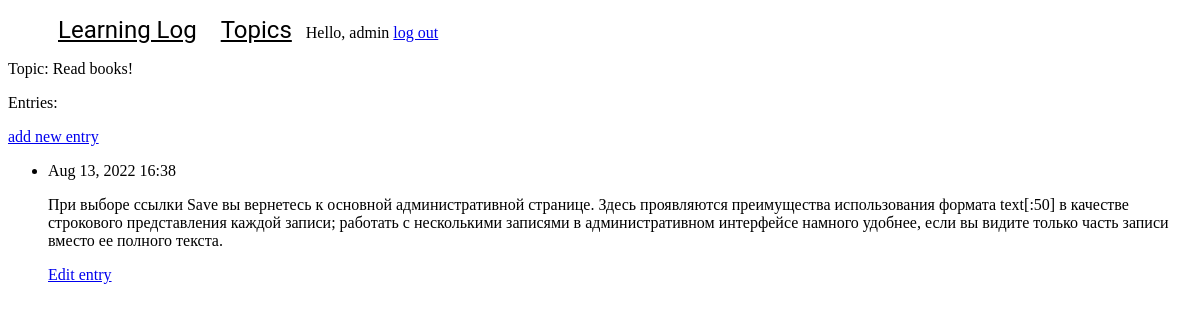
The page /topics/2/ (signed in) on the database its author committed.
### learning_logs/models.py (models this page shows, shortened)
class Topic(models.Model):
    text = models.CharField(max_length=260)
    date_added = models.DateTimeField(auto_now_add=True)
    owner = models.ForeignKey(User, on_delete=models.CASCADE)
    def __str__(self):
        return self.text

class Entry(models.Model):
    topic = models.ForeignKey(Topic, on_delete=models.CASCADE)
    text = models.TextField()
    date_added = models.DateTimeField(auto_now_add=True)
    class Meta:
        verbose_name_plural = 'entries'

### learning_logs/views.py (the view)
# urls.py: path('topics/<int:topic_id>/', views.topic, name='topic'),
@login_required
def topic(request, topic_id):
    topic = Topic.objects.get(id=topic_id)
    if topic.owner != request.user:
        raise Http404
    entries = topic.entry_set.order_by('-date_added')
    context = {'topic': topic, 'entries': entries}
    return render(request, 'learning_logs/topic.html', context)

### learning_logs/templates/learning_logs/topic.html
{% extends "learning_logs/base.html" %}
{% block content %}
<p>Topic: {{ topic }}</p>
    <p>Entries:</p>
    <p>
        <a href="{% url 'learning_logs:new_entry' topic.id %}">add new entry</a>
    </p>
    <ul>
    {% for entry in entries %}
        <li>
            <p>{{ entry.date_added|date:'M d, Y H:i' }}</p>
            <p>{{ entry.text|linebreaks }}</p>
            <p>
                <a href="{% url 'learning_logs:edit_entry' entry.id %}">Edit entry</a>
            </p>
        </li>
        {% empty %}
        <li>There are no entries for this topic yet.</li>
    {% endfor %}
    </ul>
{% endblock content %}

### learning_logs/templates/learning_logs/base.html (shortened to what this page needs)
<!doctype html>
<html lang="en">
<head>
</head>
<body>
<div>
    <ul class="menu">
        <li><a href="{% url 'learning_logs:index' %}">Learning Log</a></li>
        <li><a href="{% url 'learning_logs:topics' %}">Topics</a></li>
        {% if user.is_authenticated %}
            Hello, {{ user.username }}
            <a href="{% url 'users:logout' %}">log out</a>
        {% else %}
            <a href="{% url 'users:register' %}">Register</a>
            <a href="{% url 'users:login' %}">log in</a>
        {% endif %}
    </ul>
</div>
{% block content %}{% endblock content %}
</body>
</html>

### learning_logs/templates/learning_logs/base.html (style rules this page uses)
ul.menu li { display: inline; }
ul.menu li a { padding: 10px; font-family: "Roboto", "Lucida Grande", "DejaVu Sans", "Bitstream Vera Sans", Verdana, Arial, sans-serif; font-size: 24px; color: black; }

### rows shown on the page
Topic: text "Read books!"
Entry: date_added "Aug 13, 2022 16:38", text "При выборе ссылки Save вы вернетесь к основной административной странице. Здесь проявляются преимущества использования формата text[:50] в качестве строкового представления каждой записи; работать с несколькими записями в административном интерфейсе намного удобнее, если вы видите только часть записи вместо ее полного текста."

### other values the page prints
{{ user.username }} "admin"
